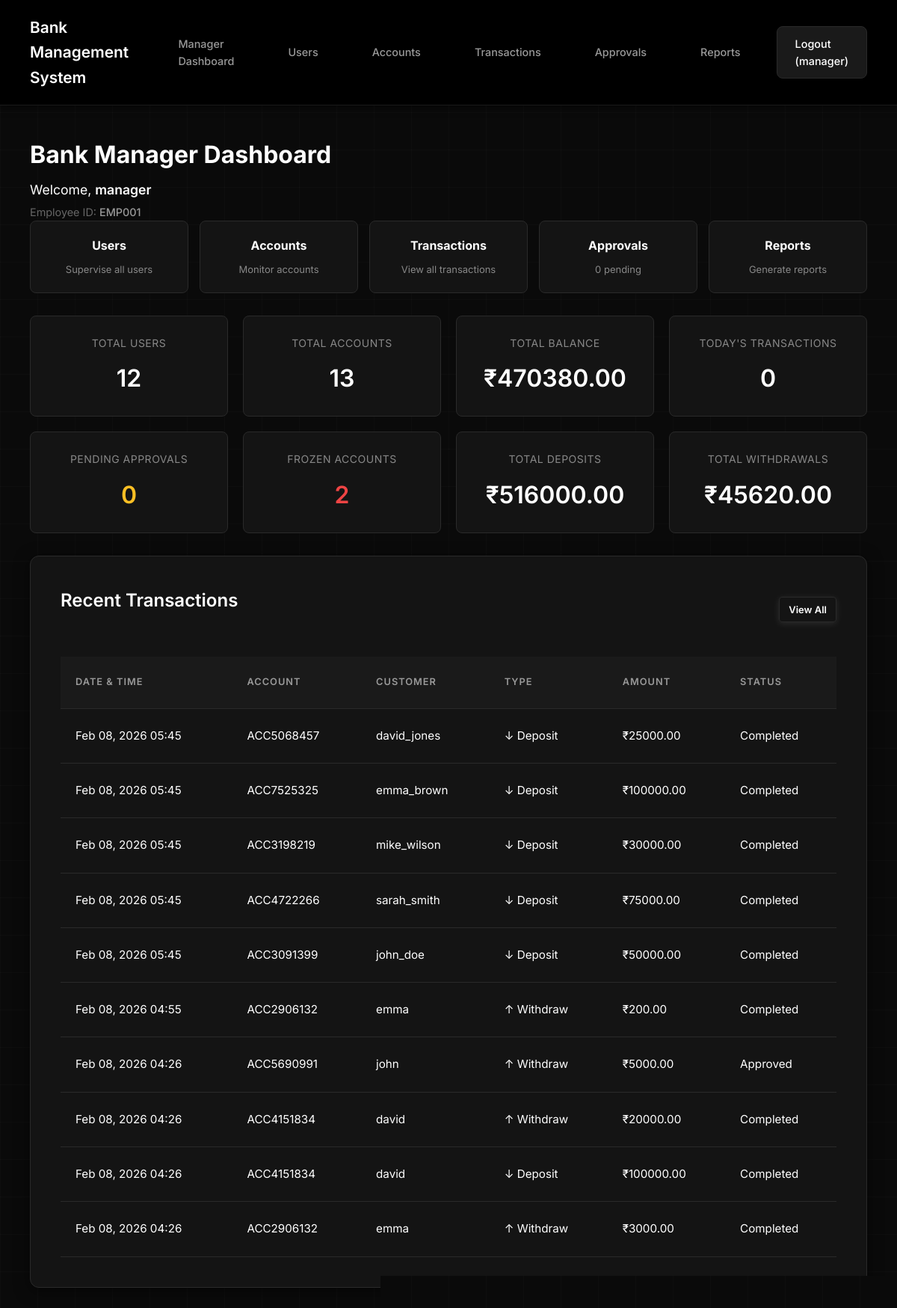
Screenshot of /bank/manager/dashboard/ (signed in) with the database file from the repository.
### apps/bank/models.py (models this page shows, shortened)
class BankManager(models.Model):
    user = models.OneToOneField(
        User,
        on_delete=models.CASCADE,
        related_name='manager_profile'
    )
    employee_id = models.CharField(max_length=10, unique=True)
    phone = models.CharField(max_length=15, blank=True)
    created_at = models.DateTimeField(auto_now_add=True)
    class Meta:
        verbose_name = 'Bank Manager'
        verbose_name_plural = 'Bank Managers'

class Transaction(models.Model):
    DEPOSIT = 'DEPOSIT'
    WITHDRAW = 'WITHDRAW'
    TRANSACTION_TYPES = [
        (DEPOSIT, 'Deposit'),
        (WITHDRAW, 'Withdraw'),
    ]
    PENDING = 'PENDING'
    APPROVED = 'APPROVED'
    REJECTED = 'REJECTED'
    COMPLETED = 'COMPLETED'
    STATUS_CHOICES = [
        (PENDING, 'Pending'),
        (APPROVED, 'Approved'),
        (REJECTED, 'Rejected'),
        (COMPLETED, 'Completed'),
    ]
    account = models.ForeignKey(
        Account,
        on_delete=models.CASCADE,
        related_name='transactions'
    )
    transaction_type = models.CharField(
        max_length=10,
        choices=TRANSACTION_TYPES
    )
    amount = models.DecimalField(
        max_digits=12,
        decimal_places=2
    )
    balance_after = models.DecimalField(
        max_digits=12,
        decimal_places=2
    )
    status = models.CharField(
        max_length=10,
        choices=STATUS_CHOICES,
        default=COMPLETED
    )
    description = models.CharField(
        max_length=200,
        blank=True,
        null=True
    )
    timestamp = models.DateTimeField(auto_now_add=True)
    approved_by = models.ForeignKey(
        User,
        on_delete=models.SET_NULL,
        null=True,
        blank=True,
        related_name='approved_transactions'
    )
    approval_note = models.TextField(blank=True, null=True)
    class Meta:
        ordering = ['-timestamp']  # Newest transactions first
        verbose_name = 'Transaction'
        verbose_name_plural = 'Transactions'

class Account(models.Model):
    ACTIVE = 'ACTIVE'
    FROZEN = 'FROZEN'
    STATUS_CHOICES = [
        (ACTIVE, 'Active'),
        (FROZEN, 'Frozen'),
    ]
    user = models.OneToOneField(
        User,
        on_delete=models.CASCADE,
        related_name='account'
    )
    account_number = models.CharField(
        max_length=10,
        unique=True,
        editable=False
    )
    balance = models.DecimalField(
        max_digits=12,
        decimal_places=2,
        default=0.00
    )
    status = models.CharField(
        max_length=10,
        choices=STATUS_CHOICES,
        default=ACTIVE
    )
    created_at = models.DateTimeField(auto_now_add=True)
    last_activity = models.DateTimeField(auto_now=True)
    class Meta:
        ordering = ['-created_at']  # Newest accounts first

### apps/bank/manager_views.py (the view)
    def wrapper(request, *args, **kwargs):
        if not hasattr(request.user, 'manager_profile'):
            messages.error(request, 'You are not authorized to access this page.')
            return redirect('users:login')
        return view_func(request, *args, **kwargs)

### apps/bank/manager_views.py (called while the page is built)
def manager_required(view_func):
    def wrapper(request, *args, **kwargs):
        if not hasattr(request.user, 'manager_profile'):
            messages.error(request, 'You are not authorized to access this page.')
            return redirect('users:login')
        return view_func(request, *args, **kwargs)
    return wrapper

### templates/bank/manager_dashboard.html (shortened to what this page needs)
{% extends 'base.html' %}
{% block content %}
<div class="dashboard-container">
    <div class="dashboard-header">
        <div>
            <h1>Bank Manager Dashboard</h1>
            <p class="subtitle" style="font-size: 1.1rem; margin-top: 0.5rem;">Welcome, <span style="color: #ffffff; font-weight: 600;">{{ manager.user.get_full_name|default:manager.user.username }}</span></p>
            <p class="subtitle" style="font-size: 0.9rem; color: #666666; margin-top: 0.25rem;">Employee ID: <span style="color: #999999; font-weight: 500;">{{ manager.employee_id }}</span></p>
        </div>
    </div>
    <div class="quick-nav">
        <a href="{% url 'bank:manager_users' %}" class="nav-card">
            <h3>Users</h3>
            <p>Supervise all users</p>
        </a>
        <a href="{% url 'bank:manager_accounts' %}" class="nav-card">
            <h3>Accounts</h3>
            <p>Monitor accounts</p>
        </a>
        <a href="{% url 'bank:manager_transactions' %}" class="nav-card">
            <h3>Transactions</h3>
            <p>View all transactions</p>
        </a>
        <a href="{% url 'bank:manager_pending_approvals' %}" class="nav-card">
            <h3>Approvals</h3>
            <p>{{ pending_transactions }} pending</p>
        </a>
        <a href="{% url 'bank:manager_reports' %}" class="nav-card">
            <h3>Reports</h3>
            <p>Generate reports</p>
        </a>
    </div>
    <div class="stats-grid">
        <div class="stat-card">
            <div class="stat-label">Total Users</div>
            <div class="stat-value">{{ total_users }}</div>
        </div>
        <div class="stat-card">
            <div class="stat-label">Total Accounts</div>
            <div class="stat-value">{{ total_accounts }}</div>
        </div>
        <div class="stat-card">
            <div class="stat-label">Total Balance</div>
            <div class="stat-value">₹{{ total_balance|floatformat:2 }}</div>
        </div>
        <div class="stat-card">
            <div class="stat-label">Today's Transactions</div>
            <div class="stat-value">{{ today_transactions }}</div>
        </div>
        <div class="stat-card">
            <div class="stat-label">Pending Approvals</div>
            <div class="stat-value" style="color: #fbbf24;">{{ pending_transactions }}</div>
        </div>
        <div class="stat-card">
            <div class="stat-label">Frozen Accounts</div>
            <div class="stat-value" style="color: #ef4444;">{{ frozen_accounts }}</div>
        </div>
        <div class="stat-card">
            <div class="stat-label">Total Deposits</div>
            <div class="stat-value">₹{{ total_deposits|floatformat:2 }}</div>
        </div>
        <div class="stat-card">
            <div class="stat-label">Total Withdrawals</div>
            <div class="stat-value">₹{{ total_withdrawals|floatformat:2 }}</div>
        </div>
    </div>
    <div class="card">
        <div style="display: flex; justify-content: space-between; align-items: center; margin-bottom: 20px;">
            <h2>Recent Transactions</h2>
            <a href="{% url 'bank:manager_transactions' %}" class="btn btn-sm">View All</a>
        </div>
        {% if recent_transactions %}
        <div class="table-responsive">
            <table class="transactions-table">
                <thead>
                    <tr>
                        <th>Date & Time</th>
                        <th>Account</th>
                        <th>Customer</th>
                        <th>Type</th>
                        <th>Amount</th>
                        <th>Status</th>
                    </tr>
                </thead>
                <tbody>
                    {% for transaction in recent_transactions %}
                    <tr>
                        <td>{{ transaction.timestamp|date:"M d, Y H:i" }}</td>
                        <td>{{ transaction.account.account_number }}</td>
                        <td>{{ transaction.account.user.username }}</td>
                        <td>
                            {% if transaction.transaction_type == 'DEPOSIT' %}
                                <span class="badge badge-success">↓ Deposit</span>
                            {% else %}
                                <span class="badge badge-danger">↑ Withdraw</span>
                            {% endif %}
                        </td>
                        <td class="amount">₹{{ transaction.amount|floatformat:2 }}</td>
                        <td>
                            {% if transaction.status == 'COMPLETED' %}
                                <span class="badge badge-success">Completed</span>
                            {% elif transaction.status == 'PENDING' %}
                                <span class="badge badge-warning">Pending</span>
                            {% elif transaction.status == 'APPROVED' %}
                                <span class="badge badge-success">Approved</span>
                            {% else %}
                                <span class="badge badge-danger">Rejected</span>
                            {% endif %}
                        </td>
                    </tr>
                    {% endfor %}
                </tbody>
            </table>
        </div>
        {% else %}
        <p class="empty-state">No transactions yet.</p>
        {% endif %}
    </div>
</div>
{% endblock %}

### templates/base.html (shortened to what this page needs)
{% load static %}
<!DOCTYPE html>
<html lang="en">
<head>
    <link rel="stylesheet" href="{% static 'css/style.css' %}?v=4.2">
</head>
<body>
    {% if user.is_authenticated %}
    <nav>
        <div class="nav-container">
            <div class="nav-header">
                <h1>Bank Management System</h1>
            </div>
            <ul class="nav-menu" id="navMenu">
                {% if user.manager_profile %}
                    <li><a href="{% url 'bank:manager_dashboard' %}">Manager Dashboard</a></li>
                    <li><a href="{% url 'bank:manager_users' %}">Users</a></li>
                    <li><a href="{% url 'bank:manager_accounts' %}">Accounts</a></li>
                    <li><a href="{% url 'bank:manager_transactions' %}">Transactions</a></li>
                    <li><a href="{% url 'bank:manager_pending_approvals' %}">Approvals</a></li>
                    <li><a href="{% url 'bank:manager_reports' %}">Reports</a></li>
                    <li><a href="{% url 'bank:manager_logout' %}" class="logout-btn">Logout ({{ user.username }})</a></li>
                {% endif %}
            </ul>
        </div>
    </nav>
    {% endif %}
    {% if user.is_authenticated %}
    <div class="container">
    {% endif %}
        {% block content %}
        {% endblock %}
    {% if user.is_authenticated %}
    </div>
    {% endif %}
</body>
</html>

### static/css/style.css (style rules this page uses)
*, *::before, *::after { margin: 0; padding: 0; box-sizing: border-box; }
html, body { width: 100%; overflow-x: hidden; }
body { font-family: 'Inter', 'Segoe UI', Tahoma, Geneva, Verdana, sans-serif; background: #0a0a0a; color: #ffffff; line-height: 1.6; min-height: 100vh; position: relative; }
body::before { content: ''; position: fixed; top: 0; right: 0; width: 100%; height: 100%; background: linear-gradient(90deg, rgba(255, 255, 255, 0.02) 1px, transparent 1px), linear-gradient(rgba(255, 255, 255, 0.02) 1px, transparent 1px); background-size: 50px 50px; pointer-events: none; z-index: 0; }
nav { background: #000000; color: white; padding: 1.25rem 2.5rem; box-shadow: 0 2px 10px rgba(0, 0, 0, 0.5); border-bottom: 1px solid #1a1a1a; position: relative; z-index: 100; }
nav .nav-container { display: flex; justify-content: space-between; align-items: center; max-width: 1400px; margin: 0 auto; }
nav .nav-header { display: flex; justify-content: space-between; align-items: center; width: 100%; }
nav h1 { font-size: 1.3rem; font-weight: 600; color: #ffffff; display: flex; align-items: center; gap: 0.5rem; }
nav .nav-menu { list-style: none; display: flex; gap: 1.5rem; align-items: center; }
nav a { color: #999999; text-decoration: none; transition: all 0.3s ease; font-weight: 500; font-size: 0.9rem; padding: 0.7rem 1.5rem; border-radius: 8px; display: inline-block; }
nav .logout-btn { background: #1a1a1a; color: #ffffff; border: 1px solid #2a2a2a; }
.container { max-width: 1400px; margin: 2.5rem auto; padding: 0 2.5rem; position: relative; z-index: 1; }
.card { background: #141414; border: 1px solid #2a2a2a; border-radius: 12px; padding: 2.5rem; margin-bottom: 2rem; box-shadow: 0 4px 20px rgba(0, 0, 0, 0.5); transition: transform 0.3s ease, box-shadow 0.3s ease; }
.card h2 { color: #ffffff; margin-bottom: 1.5rem; font-weight: 600; font-size: 1.5rem; }
.btn { display: inline-flex; align-items: center; justify-content: center; gap: 0.5rem; padding: 1rem 2rem; background: #ffffff; color: #000000; border: none; border-radius: 8px; cursor: pointer; font-size: 0.95rem; font-weight: 600; text-decoration: none; transition: all 0.3s ease; box-shadow: 0 2px 10px rgba(255, 255, 255, 0.1); }
table { width: 100%; border-collapse: collapse; margin-top: 2rem; }
table th, table td { padding: 1.5rem 1.25rem; text-align: left; border-bottom: 1px solid #2a2a2a; }
table th { background: #1a1a1a; color: #999999; font-weight: 600; font-size: 0.8rem; text-transform: uppercase; letter-spacing: 1px; }
table td { color: #ffffff; font-size: 0.95rem; }
table tr { transition: background 0.2s ease; }
.stats-grid { display: grid; grid-template-columns: repeat(auto-fit, minmax(250px, 1fr)); gap: 20px; margin-bottom: 30px; }
.stat-card { background: #141414; border: 1px solid #2a2a2a; border-radius: 8px; padding: 25px; text-align: center; }
.stat-label { color: #888; font-size: 14px; margin-bottom: 10px; text-transform: uppercase; letter-spacing: 0.5px; }
.stat-value { color: #fff; font-size: 32px; font-weight: 600; }
.btn-sm { padding: 6px 12px; font-size: 13px; background: transparent; border: 1px solid #2a2a2a; color: #fff; border-radius: 4px; cursor: pointer; text-decoration: none; display: inline-block; }
.quick-nav { display: grid; grid-template-columns: repeat(auto-fit, minmax(180px, 1fr)); gap: 15px; margin-bottom: 30px; }
.nav-card { background: #141414; border: 1px solid #2a2a2a; border-radius: 8px; padding: 20px; text-align: center; text-decoration: none; color: #fff; transition: all 0.3s ease; }
.nav-card h3 { margin: 0 0 8px 0; font-size: 16px; color: #fff; }
.nav-card p { margin: 0; font-size: 13px; color: #888; }

### rows the page displays
BankManager: user.get_full_name "manager", employee_id "EMP001"
Transaction: transaction_type "↓ Deposit", status "Completed"
Transaction: transaction_type "↓ Deposit", status "Completed"
Transaction: transaction_type "↓ Deposit", status "Completed"
Transaction: transaction_type "↓ Deposit", status "Completed"
Transaction: transaction_type "↓ Deposit", status "Completed"
Transaction: transaction_type "↑ Withdraw", status "Completed"
Transaction: transaction_type "↑ Withdraw", status "Approved"
Transaction: transaction_type "↑ Withdraw", status "Completed"
Transaction: transaction_type "↓ Deposit", status "Completed"
Transaction: transaction_type "↑ Withdraw", status "Completed"

### other values shown
{{ user.username }} "manager"
{{ pending_transactions }} "0"
{{ total_users }} "12"
{{ total_accounts }} "13"
{{ total_balance|floatformat:2 }} "470380.00"
{{ today_transactions }} "0"
{{ frozen_accounts }} "2"
{{ total_deposits|floatformat:2 }} "516000.00"
{{ total_withdrawals|floatformat:2 }} "45620.00"
